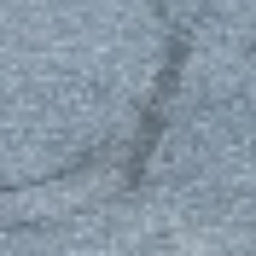
#> input picture data/samples/real/real_crack_sample.jpg, 256 x 256 px
$ python -i opencv_enhancement.py   (imports and definitions only)
#> lines starting #> are read from the running program, lines starting #| are printed output that depends on the picture
"""
OpenCV Road Surface Image Enhancement Module
============================================
Provides non-generative, deterministic image restoration and enhancement for road
surfaces degraded by optical blur, low contrast, and sensor noise.

Implements three classical restoration stages:
1. Denoising: Bilateral filtering or Fast Non-Local Means to reduce asphalt sensor grain
2. CLAHE (Contrast Limited Adaptive Histogram Equalization): Enhances micro-crack and
   pothole depth contrast in the LAB luminance (L) channel without distorting road hue
3. Image Sharpening: Unsharp masking with Gaussian spatial frequency subtraction
   to recover sharp perimeter boundaries and high-frequency defect textures.
"""

import time
from typing import Tuple, Dict, Any, Optional
import cv2
import numpy as np


def denoise_road_image(
    image_rgb: np.ndarray,
    method: str = "bilateral",
    diameter: int = 7,
    sigma_color: float = 50.0,
    sigma_space: float = 50.0
) -> np.ndarray:
    """
    Suppresses sensor grain and high-frequency road surface noise while preserving edges.

    Args:
        image_rgb: RGB input image (H, W, 3) uint8.
        method: 'bilateral' (fast, edge-preserving) or 'fast_nl' (Non-Local Means).
        diameter: Pixel neighborhood diameter for bilateral filter.
        sigma_color: Filter sigma in the color space.
        sigma_space: Filter sigma in the coordinate space.

    Returns:
        Denoised RGB image.
    """
#> called with method = 'bilateral', diameter = 7, sigma_color = 50, sigma_space = 50
    if method == "fast_nl":
        # Fast Non-Local Means (higher quality, slightly higher latency)
        bgr = cv2.cvtColor(image_rgb, cv2.COLOR_RGB2BGR)
        denoised_bgr = cv2.fastNlMeansDenoisingColored(bgr, None, 7, 7, 7, 21)
        return cv2.cvtColor(denoised_bgr, cv2.COLOR_BGR2RGB)
    else:
        # Bilateral filter preserves sharp crack boundaries while smoothing asphalt noise
        bgr = cv2.cvtColor(image_rgb, cv2.COLOR_RGB2BGR)
#> bgr is the input picture: shape (256, 256, 3); mean B, G, R 165.1, 150.8, 134.8
        denoised_bgr = cv2.bilateralFilter(bgr, d=diameter, sigmaColor=sigma_color, sigmaSpace=sigma_space)
        return cv2.cvtColor(denoised_bgr, cv2.COLOR_BGR2RGB)


def clahe_contrast_enhancement(
    image_rgb: np.ndarray,
    clip_limit: float = 2.5,
    tile_grid_size: Tuple[int, int] = (8, 8)
) -> np.ndarray:
    """
    Applies Contrast Limited Adaptive Histogram Equalization (CLAHE) in LAB space.
    Operating exclusively on the luminance (L) channel prevents chromatic aberration
    and color shifts on asphalt road textures.

    Args:
        image_rgb: RGB input image (H, W, 3) uint8.
        clip_limit: Threshold for contrast limiting. Higher values increase local contrast.
        tile_grid_size: Number of tiles along rows and columns for local equalization.

    Returns:
        Contrast-enhanced RGB image.
    """
#> called with clip_limit = 2.5, tile_grid_size = (8, 8)
    # Convert RGB to LAB color space
    lab = cv2.cvtColor(image_rgb, cv2.COLOR_RGB2LAB)
#> lab: shape (256, 256, 3); mean of channels 0, 1, 2 157.1, 125.5, 118.6
    l_channel, a_channel, b_channel = cv2.split(lab)
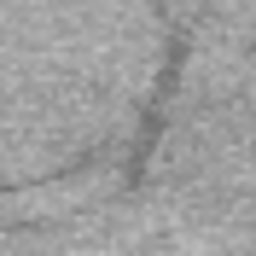
#> l_channel: shape (256, 256); min 112, max 191, mean 157.1

    # Apply CLAHE to the Luminance (L) channel
    clahe = cv2.createCLAHE(clipLimit=clip_limit, tileGridSize=tile_grid_size)
    l_enhanced = clahe.apply(l_channel)
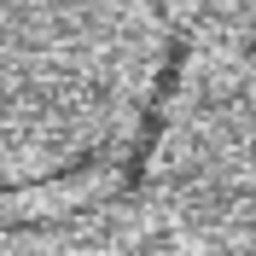
#> l_enhanced: shape (256, 256); min 62, max 223, mean 155.9

    # Re-merge channels and convert back to RGB
    lab_enhanced = cv2.merge((l_enhanced, a_channel, b_channel))
#> lab_enhanced: shape (256, 256, 3); mean of channels 0, 1, 2 155.9, 125.5, 118.6
    return cv2.cvtColor(lab_enhanced, cv2.COLOR_LAB2RGB)
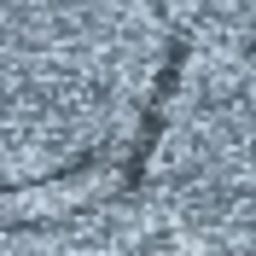
#> returned value: shape (256, 256, 3); mean R, G, B 134.1, 150.1, 164.3


def sharpen_road_image(
    image_rgb: np.ndarray,
    amount: float = 1.3,
    sigma: float = 2.0
) -> np.ndarray:
    """
    Applies an unsharp mask filter to emphasize high-frequency asphalt defect contours.
    Formula: sharpened = original * (1 + amount) - blurred * amount

    Args:
        image_rgb: RGB input image (H, W, 3) uint8.
        amount: Sharpening gain multiplier.
        sigma: Standard deviation of Gaussian blur used for unsharp mask.

    Returns:
        Sharpened RGB image.
    """
#> called with amount = 1.3, sigma = 2
    blurred = cv2.GaussianBlur(image_rgb, (0, 0), sigmaX=sigma, sigmaY=sigma)
    sharpened = cv2.addWeighted(
        image_rgb.astype(np.float32), 1.0 + amount,
        blurred.astype(np.float32), -amount,
        0
    )
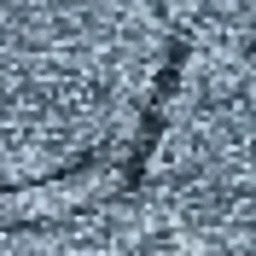
#> sharpened: shape (256, 256, 3) float32; mean R, G, B 134.1, 150.1, 164.3; drawn with min black and max white
    return np.clip(sharpened, 0, 255).astype(np.uint8)
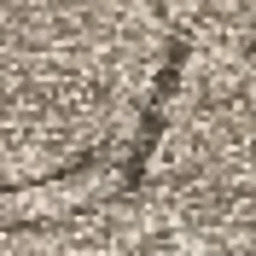
#> returned value: shape (256, 256, 3); mean of channels 0, 1, 2 133.7, 149.6, 163.9; drawn as B, G, R


def enhance_road_opencv(
    image_rgb: np.ndarray,
    apply_denoise: bool = True,
    apply_clahe: bool = True,
    apply_sharpen: bool = True,
    clahe_clip: float = 2.5,
    sharpen_amount: float = 1.3
) -> Tuple[np.ndarray, float, Dict[str, Any]]:
    """
    Sequential OpenCV Road Enhancement Pipeline:
    Input ➔ Denoise ➔ CLAHE Contrast ➔ Unsharp Sharpen ➔ Output

    Args:
        image_rgb: Input RGB road image (H, W, 3).
        apply_denoise: Whether to run denoising stage.
        apply_clahe: Whether to run CLAHE contrast equalization stage.
        apply_sharpen: Whether to run unsharp mask sharpening stage.
        clahe_clip: CLAHE clip limit.
        sharpen_amount: Sharpening intensity.

    Returns:
        (enhanced_rgb, latency_ms, telemetry_dict)
    """
    t0 = time.perf_counter()
    current = image_rgb.copy()
    steps_applied = []

    # Stage 1: Denoising
    if apply_denoise:
        current = denoise_road_image(current, method="bilateral")
        steps_applied.append("Bilateral Denoising (d=7, sigma=50)")

    # Stage 2: CLAHE Contrast
    if apply_clahe:
        current = clahe_contrast_enhancement(current, clip_limit=clahe_clip)
        steps_applied.append(f"LAB-CLAHE Contrast (clip={clahe_clip}, grid=8x8)")

    # Stage 3: Sharpening
    if apply_sharpen:
        current = sharpen_road_image(current, amount=sharpen_amount)
        steps_applied.append(f"Unsharp Mask Sharpening (amount={sharpen_amount})")

    latency_ms = (time.perf_counter() - t0) * 1000.0

    telemetry = {
        "pipeline": "OpenCV Classical Road Enhancement",
        "steps_applied": steps_applied,
        "latency_ms": latency_ms,
        "input_resolution": list(image_rgb.shape[:2]),
        "output_resolution": list(current.shape[:2])
    }

    return current, latency_ms, telemetry

>>> import cv2
>>> picture = cv2.cvtColor(cv2.imread('../../data/samples/real/real_crack_sample.jpg'), cv2.COLOR_BGR2RGB)
>>> result = enhance_road_opencv(picture)

$ run again, on data/samples/real/real_pothole_sample.jpg
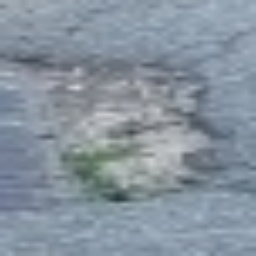
#> input picture data/samples/real/real_pothole_sample.jpg, 256 x 256 px
#> in denoise_road_image, bgr is the input picture: shape (256, 256, 3); mean B, G, R 158.7, 147.2, 135.2
#> lab: shape (256, 256, 3); mean of channels 0, 1, 2 154, 126.2, 120.5
#> in clahe_contrast_enhancement, `l_enhanced = clahe.apply(l_channel)`:
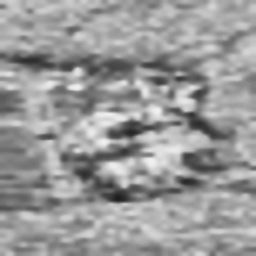
#> l_enhanced: shape (256, 256); min 30, max 241, mean 153.6
#> lab_enhanced: shape (256, 256, 3); mean of channels 0, 1, 2 153.6, 126.2, 120.5
#> in sharpen_road_image, `return np.clip(sharpened, 0, 255).astype(np.uint8)`:
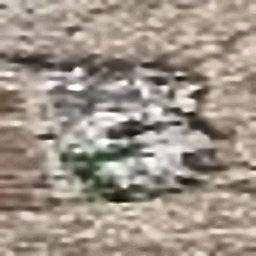
#> returned value: shape (256, 256, 3); mean of channels 0, 1, 2 135.1, 147.1, 158.5; drawn as B, G, R

$ run again, on data/samples/real/user_real_pothole.jpg
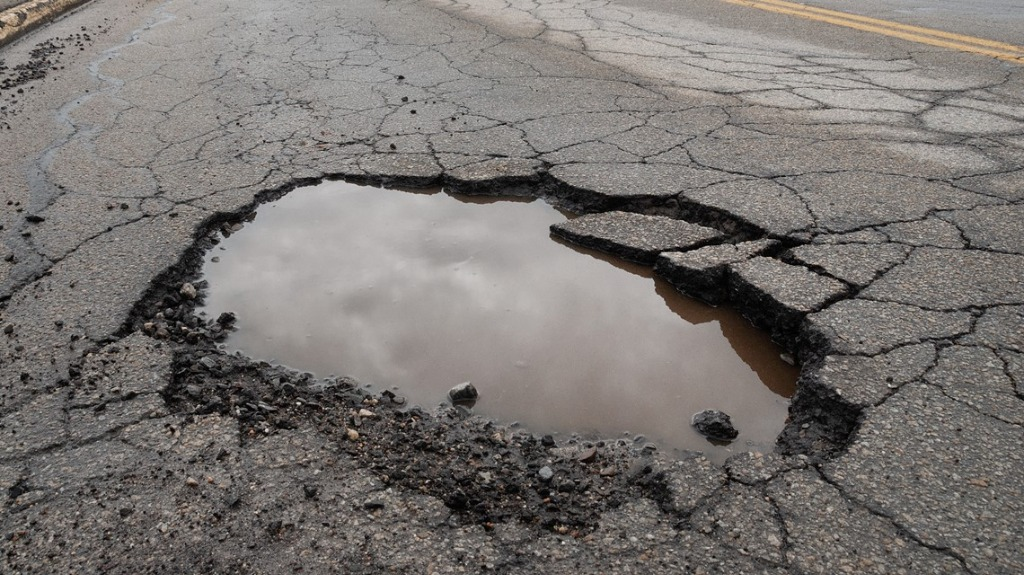
#> input picture data/samples/real/user_real_pothole.jpg, 1024 x 575 px
#> in denoise_road_image, bgr is the input picture: shape (575, 1024, 3); mean B, G, R 112.8, 116.1, 120.7
#> lab: shape (575, 1024, 3); mean of channels 0, 1, 2 124, 129.1, 130.5
#> lab_enhanced: shape (575, 1024, 3); mean of channels 0, 1, 2 137.3, 129.1, 130.5
#> in sharpen_road_image, `sharpened = cv2.addWeighted( image_rgb.astype(np.float32), 1.0 + amoun..`:
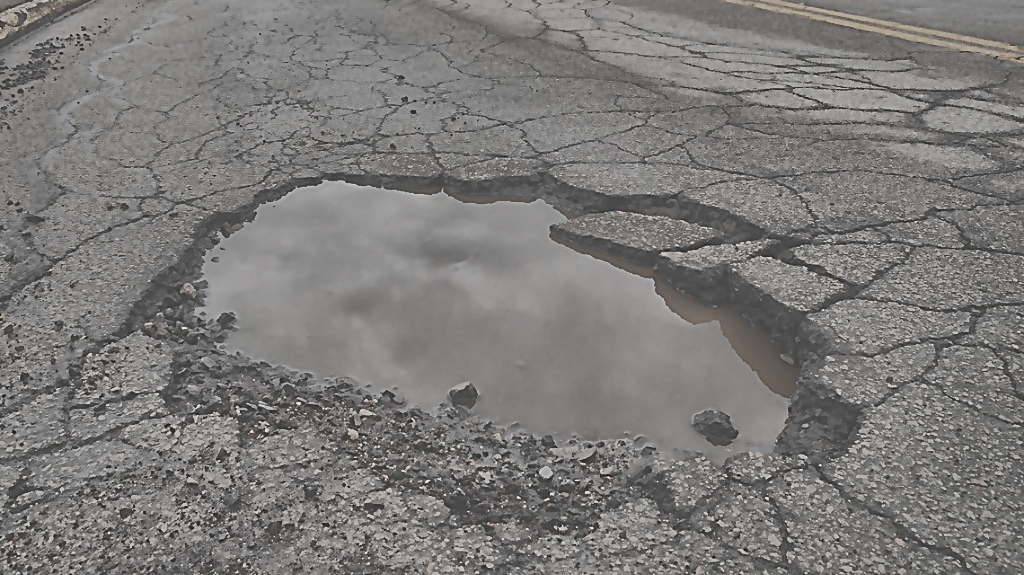
#> sharpened: shape (575, 1024, 3) float32; mean R, G, B 134.6, 130, 126.6; drawn with min black and max white
#> in sharpen_road_image, `return np.clip(sharpened, 0, 255).astype(np.uint8)`:
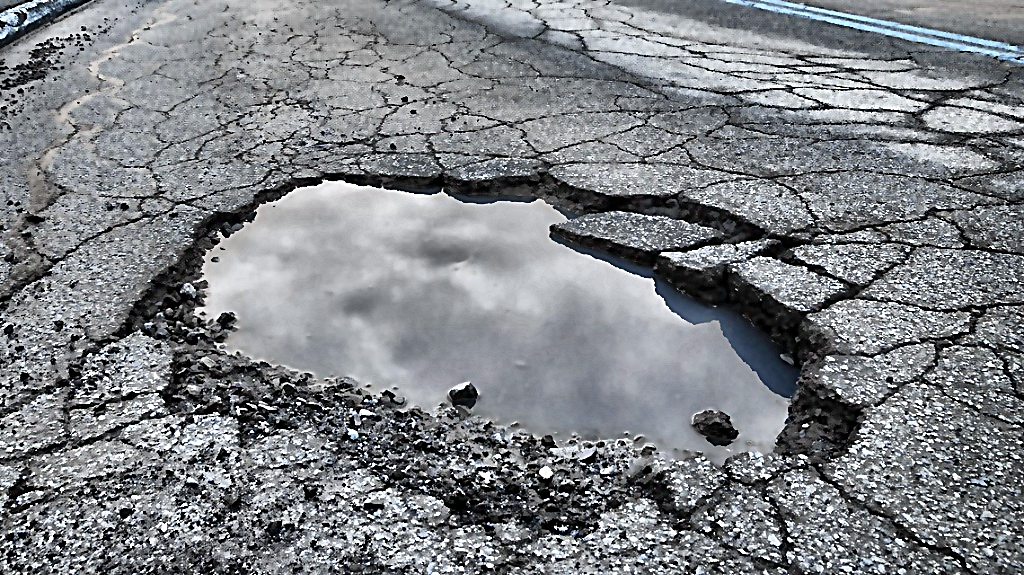
#> returned value: shape (575, 1024, 3); mean of channels 0, 1, 2 133.7, 129.7, 126.5; drawn as B, G, R
